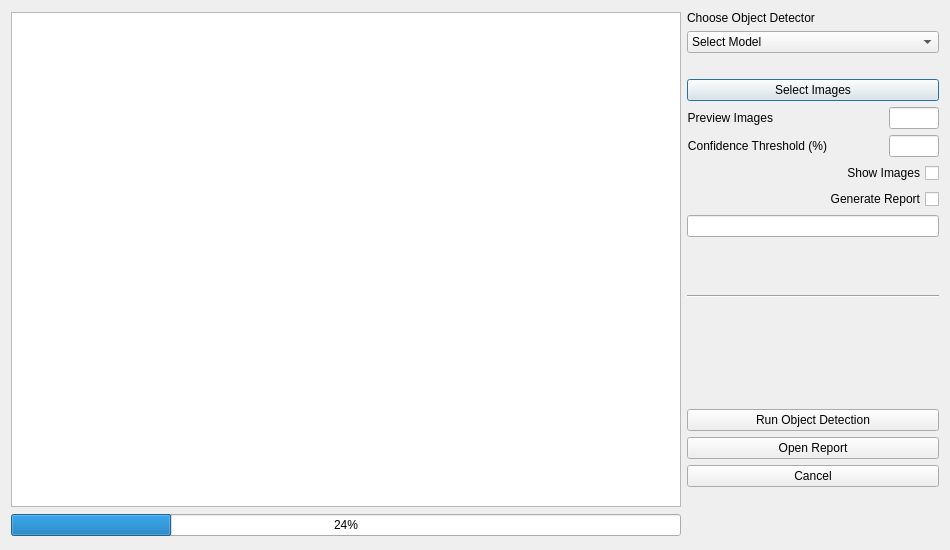
<?xml version="1.0" encoding="UTF-8"?>
<!--Author: Chris Lawson-->
<!--Contact: clawso21@une.edu.au-->
<!--Source: U-Infuse-->
<!--Purpose: Object Detection Dialogue (aka Run Inference Dialogue) UI-->
<ui version="4.0">
 <class>modelInference</class>
 <widget class="QDialog" name="modelInference">
  <property name="geometry">
   <rect>
    <x>0</x>
    <y>0</y>
    <width>950</width>
    <height>550</height>
   </rect>
  </property>
  <property name="minimumSize">
   <size>
    <width>950</width>
    <height>550</height>
   </size>
  </property>
  <property name="maximumSize">
   <size>
    <width>950</width>
    <height>550</height>
   </size>
  </property>
  <property name="windowTitle">
   <string>Object Detection</string>
  </property>
  <layout class="QGridLayout" name="gridLayout">
   <item row="0" column="0">
    <layout class="QHBoxLayout" name="horizontalLayout1">
     <item>
      <layout class="QVBoxLayout" name="verticalLayout1">
       <item>
        <widget class="QTextEdit" name="textEdit">
         <property name="minimumSize">
          <size>
           <width>670</width>
           <height>495</height>
          </size>
         </property>
         <property name="maximumSize">
          <size>
           <width>670</width>
           <height>495</height>
          </size>
         </property>
        </widget>
       </item>
       <item>
        <widget class="QProgressBar" name="progressBar">
         <property name="value">
          <number>24</number>
         </property>
        </widget>
       </item>
      </layout>
     </item>
     <item>
      <layout class="QVBoxLayout" name="verticalLayout2">
       <item>
        <layout class="QVBoxLayout" name="verticalLayout3">
         <item>
          <widget class="QLabel" name="chooseDetectorLabel">
           <property name="layoutDirection">
            <enum>Qt::LeftToRight</enum>
           </property>
           <property name="text">
            <string>Choose Object Detector</string>
           </property>
           <property name="alignment">
            <set>Qt::AlignLeft</set>
           </property>
          </widget>
         </item>
         <item>
          <widget class="QComboBox" name="dataSetsComboBox">
           <item>
            <property name="text">
             <string>Select Model</string>
            </property>
           </item>
          </widget>
         </item>
         <item>
          <widget class="QLabel" name="blankLabel">
           <property name="text">
            <string/>
           </property>
          </widget>
         </item>
         <item>
          <widget class="QPushButton" name="selectTestImagesButton">
           <property name="text">
            <string>Select Images</string>
           </property>
          </widget>
         </item>
        </layout>
       </item>
       <item>
        <layout class="QHBoxLayout" name="horizontalLayout2">
         <item>
          <widget class="QLabel" name="previewImagesNumLabel1">
           <property name="text">
            <string>Preview Images</string>
           </property>
           <property name="alignment">
            <set>Qt::AlignRight|Qt::AlignTrailing|Qt::AlignVCenter</set>
           </property>
          </widget>
         </item>
         <item>
          <spacer name="horizontalSpacer1">
           <property name="orientation">
            <enum>Qt::Horizontal</enum>
           </property>
           <property name="sizeHint" stdset="0">
            <size>
             <width>40</width>
             <height>20</height>
            </size>
           </property>
          </spacer>
         </item>
         <item>
          <widget class="QLineEdit" name="previewImagesNum">
           <property name="maximumSize">
            <size>
             <width>50</width>
             <height>16777215</height>
            </size>
           </property>
          </widget>
         </item>
        </layout>
       </item>
       <item>
        <layout class="QHBoxLayout" name="horizontalLayout3">
         <item>
          <widget class="QLabel" name="confThreshLabel1">
           <property name="text">
            <string>Confidence Threshold (%)</string>
           </property>
           <property name="alignment">
            <set>Qt::AlignRight|Qt::AlignTrailing|Qt::AlignVCenter</set>
           </property>
          </widget>
         </item>
         <item>
          <spacer name="horizontalSpacer2">
           <property name="orientation">
            <enum>Qt::Horizontal</enum>
           </property>
           <property name="sizeHint" stdset="0">
            <size>
             <width>40</width>
             <height>20</height>
            </size>
           </property>
          </spacer>
         </item>
         <item>
          <widget class="QLineEdit" name="confidenceThresholdNum">
           <property name="maximumSize">
            <size>
             <width>50</width>
             <height>16777215</height>
            </size>
           </property>
          </widget>
         </item>
        </layout>
       </item>
       <item>
        <layout class="QVBoxLayout" name="verticalLayout4">
         <item>
          <widget class="QCheckBox" name="showImagesCheckBox">
           <property name="layoutDirection">
            <enum>Qt::RightToLeft</enum>
           </property>
           <property name="text">
            <string>Show Images</string>
           </property>
          </widget>
         </item>
         <item>
          <widget class="QCheckBox" name="reportCheckBox">
           <property name="layoutDirection">
            <enum>Qt::RightToLeft</enum>
           </property>
           <property name="text">
            <string>Generate Report</string>
           </property>
          </widget>
         </item>
         <item>
          <widget class="QLineEdit" name="reportTitle"/>
         </item>
         <item>
          <spacer name="verticalSpacer1">
           <property name="orientation">
            <enum>Qt::Vertical</enum>
           </property>
           <property name="sizeHint" stdset="0">
            <size>
             <width>20</width>
             <height>40</height>
            </size>
           </property>
          </spacer>
         </item>
         <item>
          <widget class="Line" name="line">
           <property name="orientation">
            <enum>Qt::Horizontal</enum>
           </property>
          </widget>
         </item>
         <item>
          <spacer name="verticalSpacer2">
           <property name="orientation">
            <enum>Qt::Vertical</enum>
           </property>
           <property name="sizeHint" stdset="0">
            <size>
             <width>20</width>
             <height>40</height>
            </size>
           </property>
          </spacer>
         </item>
         <item>
          <spacer name="verticalSpacer3">
           <property name="orientation">
            <enum>Qt::Vertical</enum>
           </property>
           <property name="sizeHint" stdset="0">
            <size>
             <width>20</width>
             <height>40</height>
            </size>
           </property>
          </spacer>
         </item>
         <item>
          <widget class="QPushButton" name="runInferenceButton">
           <property name="text">
            <string>Run Object Detection</string>
           </property>
          </widget>
         </item>
         <item>
          <widget class="QPushButton" name="openReportButton">
           <property name="text">
            <string>Open Report</string>
           </property>
          </widget>
         </item>
         <item>
          <widget class="QPushButton" name="cancelButton">
           <property name="text">
            <string>Cancel</string>
           </property>
          </widget>
         </item>
         <item>
          <spacer name="verticalSpacer4">
           <property name="orientation">
            <enum>Qt::Vertical</enum>
           </property>
           <property name="sizeHint" stdset="0">
            <size>
             <width>20</width>
             <height>40</height>
            </size>
           </property>
          </spacer>
         </item>
        </layout>
       </item>
      </layout>
     </item>
    </layout>
   </item>
  </layout>
 </widget>
 <resources/>
 <connections/>
</ui>
